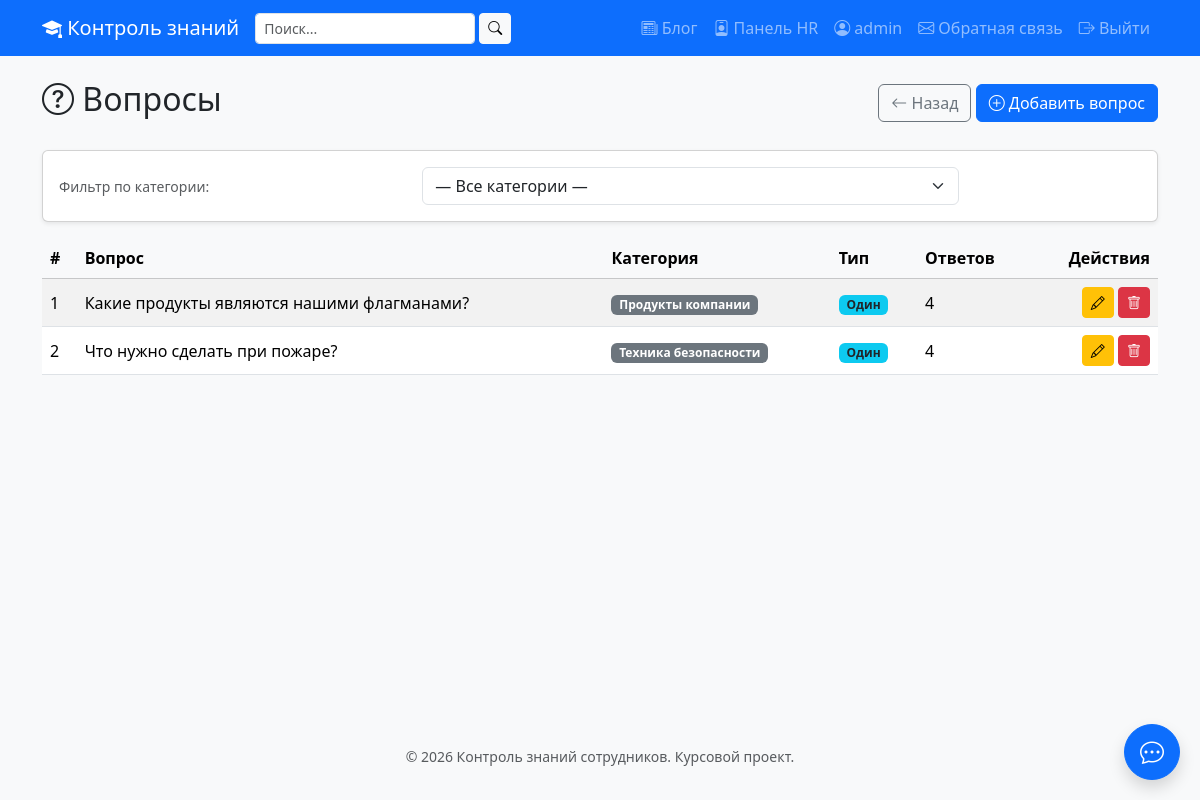
Screenshot of /hr/questions/ (signed in) with the database file from the repository.
### core/models.py (models this page shows, shortened)
class Question(models.Model):
    QUESTION_TYPES = [
        ('single', 'Один ответ'),
        ('multiple', 'Несколько ответов'),
        ('text', 'Развёрнутый ответ'),
    ]
    category = models.ForeignKey(
        Category,
        on_delete=models.CASCADE,
        related_name='questions',
        verbose_name='Категория'
    )
    text = models.TextField(verbose_name='Текст вопроса')
    question_type = models.CharField(
        max_length=20,
        choices=QUESTION_TYPES,
        default='single',
        verbose_name='Тип вопроса'
    )
    created_by = models.ForeignKey(
        User,
        on_delete=models.SET_NULL,
        null=True,
        blank=True,
        related_name='created_questions',
        verbose_name='Автор'
    )
    created_at = models.DateTimeField(
        auto_now_add=True,
        verbose_name='Дата создания'
    )
    class Meta:
        verbose_name = 'Вопрос'
        verbose_name_plural = 'Вопросы'
        ordering = ['-created_at']

class Category(models.Model):
    name = models.CharField(
        max_length=100,
        unique=True,
        verbose_name='Название'
    )
    description = models.TextField(
        blank=True,
        verbose_name='Описание'
    )
    class Meta:
        verbose_name = 'Категория'
        verbose_name_plural = 'Категории'
        ordering = ['name']

### core/views.py (the view)
# urls.py: path('hr/questions/', views.hr_questions, name='hr_questions'),
@login_required
def hr_questions(request):
    if request.user.profile.role != 'hr':
        messages.error(request, 'Доступ только для HR.')
        return redirect('profile')
    category_id = request.GET.get('category')
    questions = Question.objects.select_related('category').prefetch_related('answers')
    if category_id:
        questions = questions.filter(category_id=category_id)
    questions = questions.order_by('-created_at')
    context = {
        'questions': questions,
        'categories': Category.objects.all().order_by('name'),
        'selected_category': category_id,
    }
    return render(request, 'hr/questions.html', context)

### templates/hr/questions.html (shortened to what this page needs)
{% extends 'base.html' %}
{% block content %}
<div class="d-flex justify-content-between align-items-center mb-4">
    <h2>
        <i class="bi bi-question-circle"></i> Вопросы
    </h2>
    <div>
        <a href="{% url 'hr_dashboard' %}" class="btn btn-outline-secondary">
            <i class="bi bi-arrow-left"></i> Назад
        </a>
        <a href="{% url 'hr_question_add' %}" class="btn btn-primary">
            <i class="bi bi-plus-circle"></i> Добавить вопрос
        </a>
    </div>
</div>
<div class="card shadow-sm mb-3">
    <div class="card-body">
        <form method="get" class="row g-2 align-items-center">
            <div class="col-md-4">
                <label class="form-label mb-0 small text-muted">Фильтр по категории:</label>
            </div>
            <div class="col-md-6">
                <select name="category" class="form-select" onchange="this.form.submit()">
                    <option value="">— Все категории —</option>
                </select>
            </div>
        </form>
    </div>
</div>
{% if questions %}
    <div class="table-responsive">
        <table class="table table-striped table-hover align-middle">
            <thead class="table-light">
                <tr>
                    <th>#</th>
                    <th>Вопрос</th>
                    <th>Категория</th>
                    <th>Тип</th>
                    <th>Ответов</th>
                    <th class="text-end">Действия</th>
                </tr>
            </thead>
            <tbody>
                {% for q in questions %}
                    <tr>
                        <td>{{ forloop.counter }}</td>
                        <td>{{ q.text|truncatewords:12 }}</td>
                        <td>
                            <span class="badge bg-secondary">{{ q.category.name }}</span>
                        </td>
                        <td>
                            {% if q.question_type == 'single' %}
                                <span class="badge bg-info text-dark">Один</span>
                            {% elif q.question_type == 'multiple' %}
                                <span class="badge bg-primary">Несколько</span>
                            {% elif q.question_type == 'text' %}
                                <span class="badge bg-warning text-dark">Текст</span>
                            {% endif %}
                        </td>
                        <td>{{ q.answers.count }}</td>
                        <td class="text-end">
                            <a href="{% url 'hr_question_edit' q.id %}"
                               class="btn btn-sm btn-warning" title="Редактировать">
                                <i class="bi bi-pencil"></i>
                            </a>
                            <a href="{% url 'hr_question_delete' q.id %}"
                               class="btn btn-sm btn-danger" title="Удалить">
                                <i class="bi bi-trash"></i>
                            </a>
                        </td>
                    </tr>
                {% endfor %}
            </tbody>
        </table>
    </div>
{% endif %}
{% endblock %}

### templates/base.html (shortened to what this page needs)
<!DOCTYPE html>
<html lang="ru">
<head>
    <link href="https://cdn.jsdelivr.net/npm/bootstrap@5.3.3/dist/css/bootstrap.min.css" rel="stylesheet">
    <link href="https://cdn.jsdelivr.net/npm/bootstrap-icons@1.11.3/font/bootstrap-icons.css" rel="stylesheet">
    {% load static %}
    <link href="{% static 'css/style.css' %}" rel="stylesheet">
</head>
<body>
<nav class="navbar navbar-expand-lg navbar-dark bg-primary">
    <div class="container">
        <a class="navbar-brand" href="/">
            <i class="bi bi-mortarboard-fill"></i> Контроль знаний
        </a>
        <div class="collapse navbar-collapse" id="mainNav">
            <form method="get" action="{% url 'search' %}" class="d-flex me-3" role="search">
                <input type="text"
                       name="q"
                       class="form-control form-control-sm"
                       placeholder="Поиск..."
                       style="min-width: 200px;"
                       value="{{ request.GET.q|default:'' }}">
                <button type="submit" class="btn btn-light btn-sm ms-1">
                    <i class="bi bi-search"></i>
                </button>
            </form>
            <ul class="navbar-nav ms-auto">
                <li class="nav-item">
                    <a class="nav-link" href="{% url 'blog_list' %}">
                        <i class="bi bi-newspaper"></i> Блог
                    </a>
                </li>
                {% if user.is_authenticated %}
                    {% if user.profile.role == 'hr' %}
                        <li class="nav-item">
                            <a class="nav-link" href="{% url 'hr_dashboard' %}">
                                <i class="bi bi-person-badge"></i> Панель HR
                            </a>
                        </li>
                    {% endif %}
                    <li class="nav-item">
                        <a class="nav-link" href="{% url 'profile' %}">
                            <i class="bi bi-person-circle"></i>
                            {{ user.first_name|default:user.username }}
                        </a>
                    </li>
                    <li class="nav-item">
                        <a class="nav-link" href="{% url 'feedback' %}">
                            <i class="bi bi-envelope"></i> Обратная связь
                        </a>
                    </li>
                    <li class="nav-item">
                        <a class="nav-link" href="{% url 'logout' %}">
                            <i class="bi bi-box-arrow-right"></i> Выйти
                        </a>
                    </li>
                {% endif %}
            </ul>
        </div>
    </div>
</nav>
<main class="container my-4">
    {% block content %}{% endblock %}
</main>
<footer class="bg-light text-center py-3 mt-5">
    <div class="container">
        <small class="text-muted">© 2026 Контроль знаний сотрудников. Курсовой проект.</small>
    </div>
</footer>
{% if user.is_authenticated %}
<button id="chatToggleBtn"
        class="btn btn-primary rounded-circle shadow"
        style="position: fixed; bottom: 20px; right: 20px; width: 56px; height: 56px; z-index: 1050;"
        title="Открыть чат">
    <i class="bi bi-chat-dots fs-4"></i>
</button>
{% endif %}
</body>
</html>

### static/css/style.css (style rules this page uses)
body { font-family: 'Segoe UI', Tahoma, sans-serif; background-color: #f8f9fa; min-height: 100vh; }
main { min-height: calc(100vh - 200px); }

### rows the page displays
Question: text "Какие продукты являются нашими флагманами?", category.name "Продукты компании", question_type "Один", answers.count "4"
Question: text "Что нужно сделать при пожаре?", category.name "Техника безопасности", question_type "Один", answers.count "4"

### other values shown
{{ user.first_name|default:user.username }} "admin"
